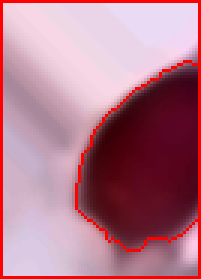
#> input picture PCA/carcinoma_in_situ/augmented_0_1227.png, 67 x 93 px (shown 3 times larger); its folder holds 4 pictures in this run
$ jupyter execute --allow-errors PCA.ipynb
#> lines starting #> are read from the running program, lines starting #| are printed output that depends on the picture
[cell 1]
import os
import cv2
import numpy as np
from sklearn.decomposition import PCA
from sklearn.preprocessing import StandardScaler

# Define the path to the folder containing the images
folder_path = 'carcinoma_in_situ'

# Initialize an empty list to store the feature vectors
feature_vectors = []

# Loop through each image in the folder
for filename in os.listdir(folder_path):
    image_path = os.path.join(folder_path, filename)

    # Read the image using OpenCV
    image = cv2.imread(image_path)
#> image is the input picture: shape (93, 67, 3); mean B, G, R 139.2, 121.8, 179.2

    # Convert the image to grayscale
    gray_image = cv2.cvtColor(image, cv2.COLOR_BGR2GRAY)
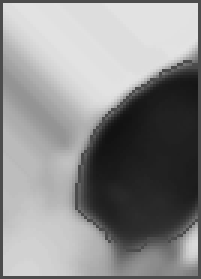
#> gray_image: shape (93, 67) (shown 3 times larger); min 18, max 227, mean 140.9

    # Reshape the grayscale image into a 1D vector
    features = gray_image.reshape(-1)
#> features = 6231 values, max 227 at index 1132, min 18 at index 2786, mean 140.9

    # Append the feature vector to the list
    feature_vectors.append(features)
#> pass 2 of the loop `for filename in os.listdir(folder_path):`:
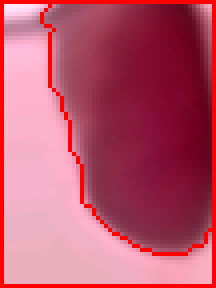
#> input picture PCA/carcinoma_in_situ/augmented_0_1310.png, 54 x 72 px (shown 4 times larger)
#> image is the input picture: shape (72, 54, 3); mean B, G, R 109, 84.7, 185.9
#> `gray_image = cv2.cvtColor(image, cv2.COLOR_BGR2GRAY)`:
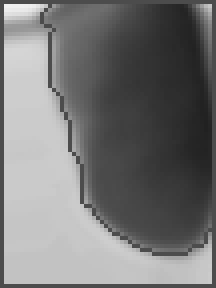
#> gray_image: shape (72, 54) (shown 4 times larger); min 33, max 241, mean 117.7
#> features = 3888 values, max 241 at index 55, min 33 at index 1671, mean 117.7
#> pass 3 of the loop `for filename in os.listdir(folder_path):`:
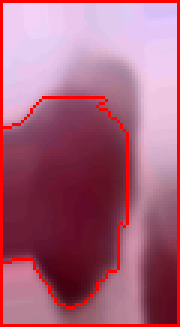
#> input picture PCA/carcinoma_in_situ/augmented_0_1328.png, 60 x 109 px (shown 3 times larger)
#> image is the input picture: shape (109, 60, 3); mean B, G, R 123.8, 98.5, 169.2
#> `gray_image = cv2.cvtColor(image, cv2.COLOR_BGR2GRAY)`:
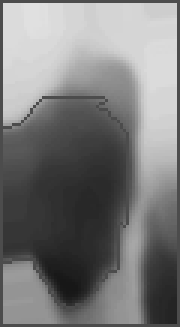
#> gray_image: shape (109, 60) (shown 3 times larger); min 23, max 224, mean 122.5
#> features = 6540 values, max 224 at index 68, min 23 at index 5600, mean 122.5
#> the loop made 4 passes; the first 3 are shown

# Find the maximum length of the feature vectors
max_length = max(len(features) for features in feature_vectors)

# Pad feature vectors with zeros to make them all the same length
padded_feature_vectors = []
for features in feature_vectors:
    padding = max_length - len(features)
    padded_features = np.pad(features, (0, padding), mode='constant')
    padded_feature_vectors.append(padded_features)

# Convert the padded_feature_vectors list to a numpy array
X = np.array(padded_feature_vectors)

# Perform feature scaling
scaler = StandardScaler()
X_scaled = scaler.fit_transform(X)

# Apply PCA
pca = PCA(n_components=2)  # You can specify the number of components you want to keep
X_pca = pca.fit_transform(X_scaled)

# The resulting X_pca will contain the transformed features after PCA

[cell 2]
import cv2
import numpy as np
from sklearn.decomposition import PCA
from sklearn.preprocessing import StandardScaler

# Read the image using OpenCV
image_path = 'carcinoma_in_situ/149315671-149315740-001_filtered_0.png'
image = cv2.imread(image_path)

# Convert the image to grayscale
#> (the rest of this cell did not finish here and is left out)

[cell 3]
import matplotlib.pyplot as plt
import numpy as np
from sklearn.decomposition import PCA
from matplotlib.pyplot import imread

#> (a cell that did not finish here is left out)

[cell 5]
def transform(percentage):
#> called with percentage = 89
    percentage = percentage/100
#> percentage = 0.89
    tswizzle_pca = PCA(n_components = percentage).fit(img)
    transformed = tswizzle_pca.transform(img)
    projection = tswizzle_pca.inverse_transform(transformed)
    plt.imshow(projection, cmap="gray")
